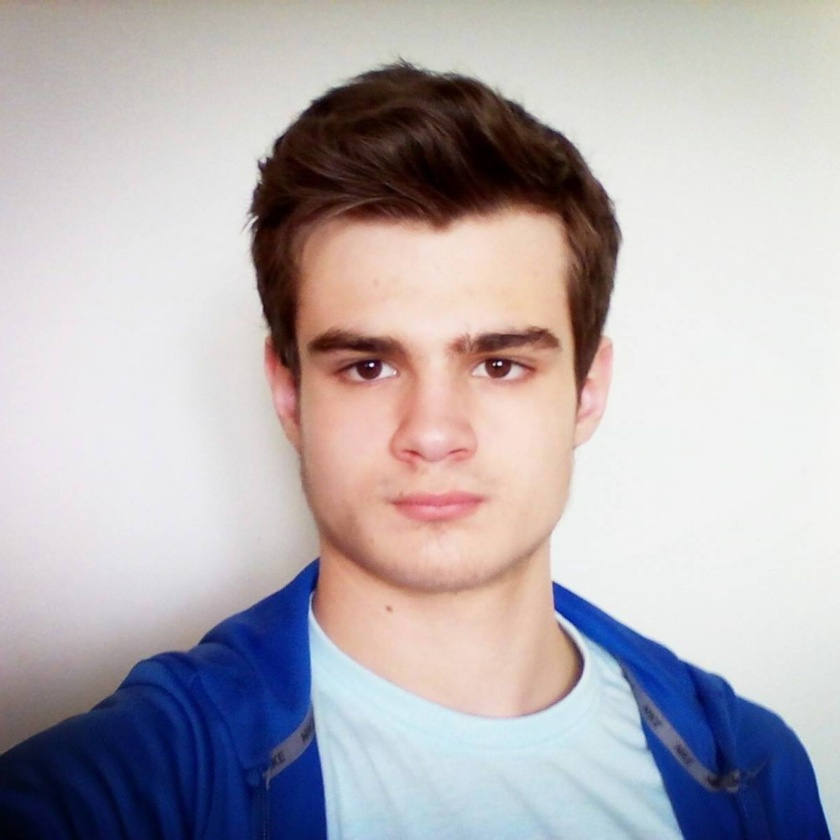
#> input picture data/adam.jpg, 840 x 840 px, shrunk from 1000 x 1000 before the run
$ python luminance_gradient_pca.py   (older library calls are emulated)
#> lines starting #> are read from the running program, lines starting #| are printed output that depends on the picture
import cv2
import numpy as np
from scipy import stats


def get_luminance(img):
    img = cv2.cvtColor(img, cv2.COLOR_BGR2RGB)
    img = img.astype(np.float32) / 255.0
    R = img[:, :, 0]
    G = img[:, :, 1]
    B = img[:, :, 2]
    L = 0.2126 * R + 0.7152 * G + 0.0722 * B
    return L


def compute_gradient_features(L):
    Gx = cv2.Sobel(L, cv2.CV_64F, dx=1, dy=0, ksize=3)
    Gy = cv2.Sobel(L, cv2.CV_64F, dx=0, dy=1, ksize=3)

    Gx_flat = Gx.flatten()
    Gy_flat = Gy.flatten()
    M = np.stack((Gx_flat, Gy_flat), axis=1)

    n = M.shape[0]
    C = (1 / n) * np.dot(M.T, M)  # covariance matrix

    eigvals, _ = np.linalg.eigh(C)
    eigvals = eigvals[::-1]
    l1, l2 = eigvals[:2]
    l1 = max(l1, 1e-10)
    l2 = max(l2, 1e-10)
    rho = l1 / l2  # anisotropy ratio
    kappa = ((l1 - l2) / (l1 + l2)) ** 2  # coherence
    energy = l1 + l2  # gradient energy
    return rho, kappa, energy, l1, l2, Gx, Gy


def compute_frequency_features(L):
    h, w = L.shape

    # FFT (Fast Fourier Transform)
    F = np.fft.fft2(L)
    F_shift = np.fft.fftshift(F)
    magnitude_spectrum = np.abs(F_shift)
    power_spectrum = magnitude_spectrum ** 2

    # Radial profile
    x_center, y_center = w // 2, h // 2
    y, x = np.ogrid[-x_center: h - x_center, -y_center: w - y_center]
    r = np.sqrt(x * x + y * y)
    r = r.astype(int)

    tbin = np.bincount(r.ravel(), power_spectrum.ravel())
    nr = np.bincount(r.ravel())
    radial_profile = tbin / np.maximum(nr, 1)

    # Spectral slope (beta)
    r_axis = np.arange(len(radial_profile))
    mask = (r_axis > 0) & (r_axis < min(h, w) // 2)
    log_r = np.log10(r_axis[mask])
    log_S = np.log10(radial_profile[mask] + 1e-10)
    slope, intercept, r_value, p_value, std_err = stats.linregress(log_r, log_S)
    beta = -slope

    # High frequency ratio (eta)
    cutoff = min(h, w) / 4
    total_energy = np.sum(radial_profile[1:])
    high_freq_energy = np.sum(radial_profile[r_axis > cutoff])
    if total_energy > 0:
        eta = high_freq_energy / total_energy
    else:
        eta = 0.0

    return beta, eta, radial_profile, log_r, log_S, slope, intercept, power_spectrum


img = cv2.imread('../data/adam.jpg')
#> img is the input picture: shape (840, 840, 3); mean B, G, R 179.7, 175.1, 181.1
L = get_luminance(img)
#> in get_luminance, `R = img[:, :, 0]`:
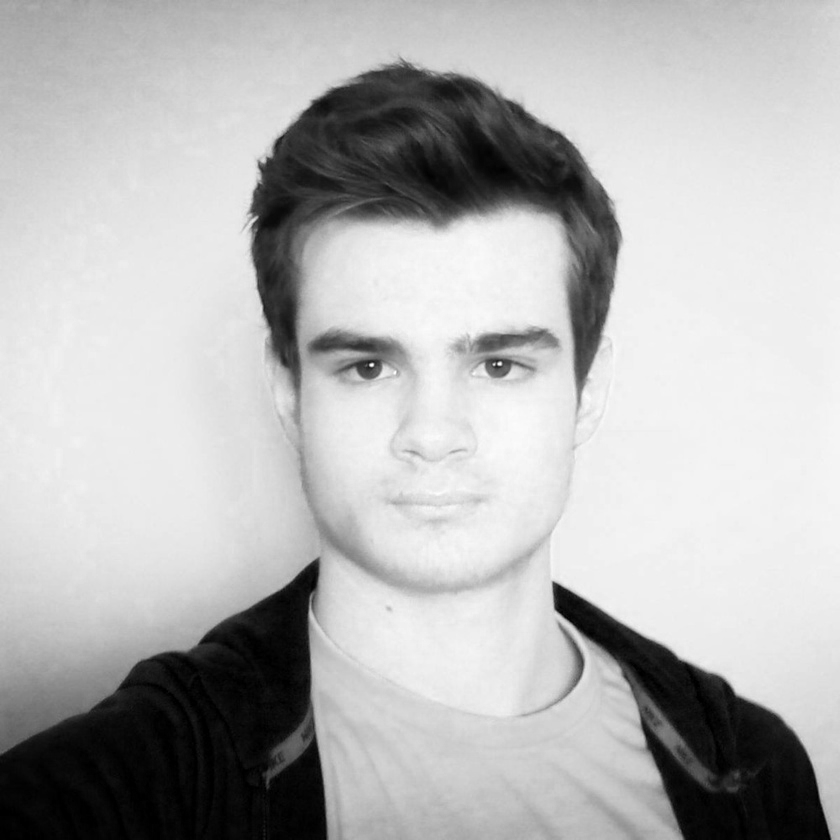
#> R: shape (840, 840) float32; min 0, max 1, mean 0.71
#> in get_luminance, `G = img[:, :, 1]`:
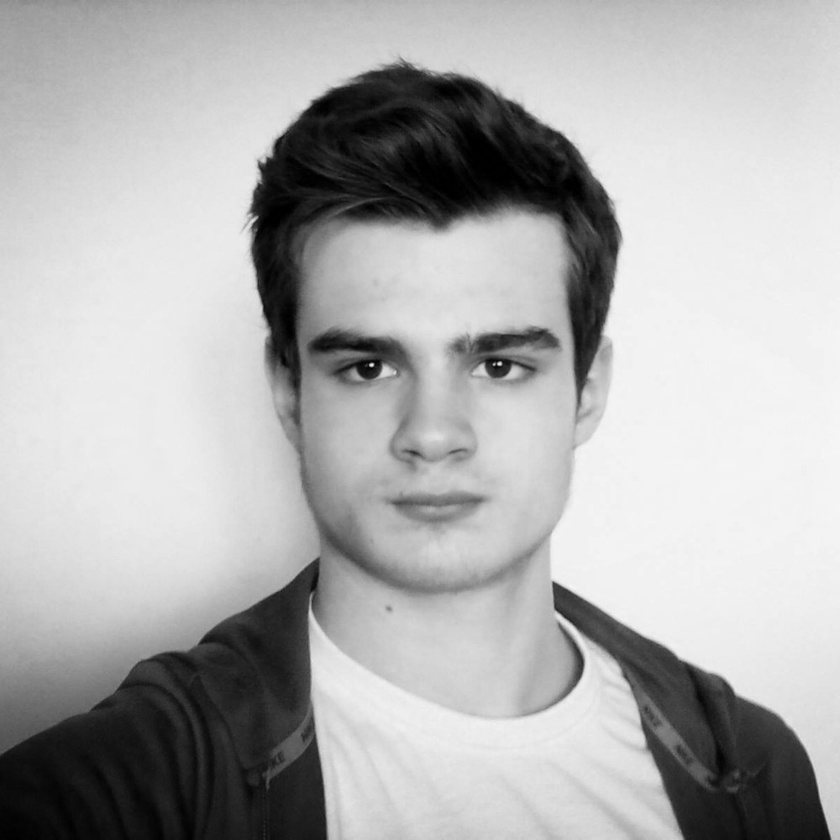
#> G: shape (840, 840) float32; min 0, max 0.973, mean 0.687
#> in get_luminance, `B = img[:, :, 2]`:
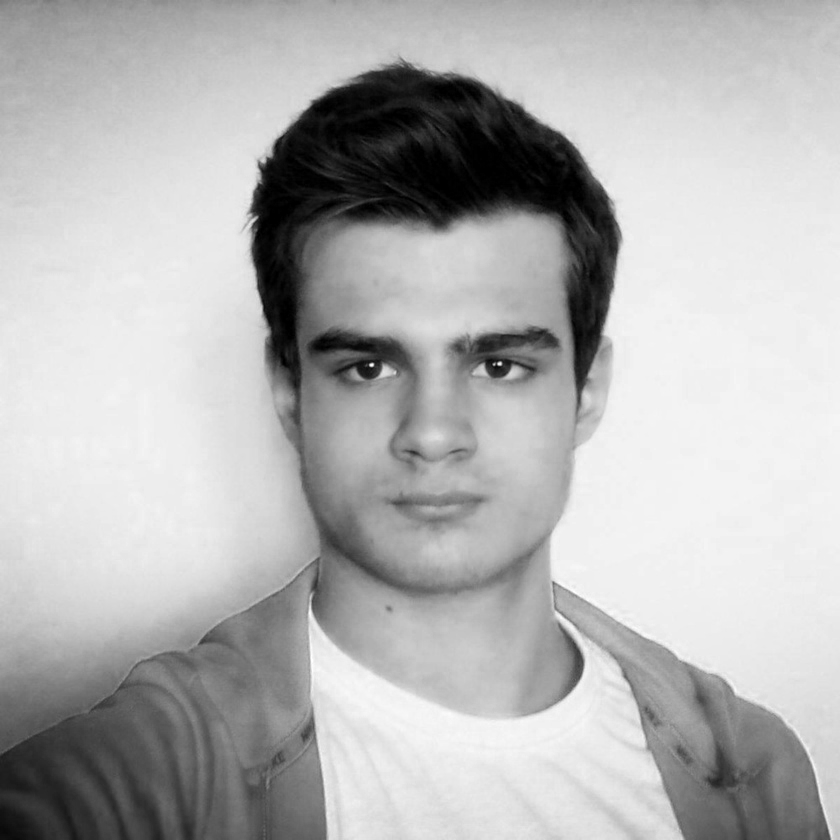
#> B: shape (840, 840) float32; min 0, max 1, mean 0.705
rho = compute_gradient_features(L)[0]
#> in compute_gradient_features, `Gx = cv2.Sobel(L, cv2.CV_64F, dx=1, dy=0, ksize=3)`:
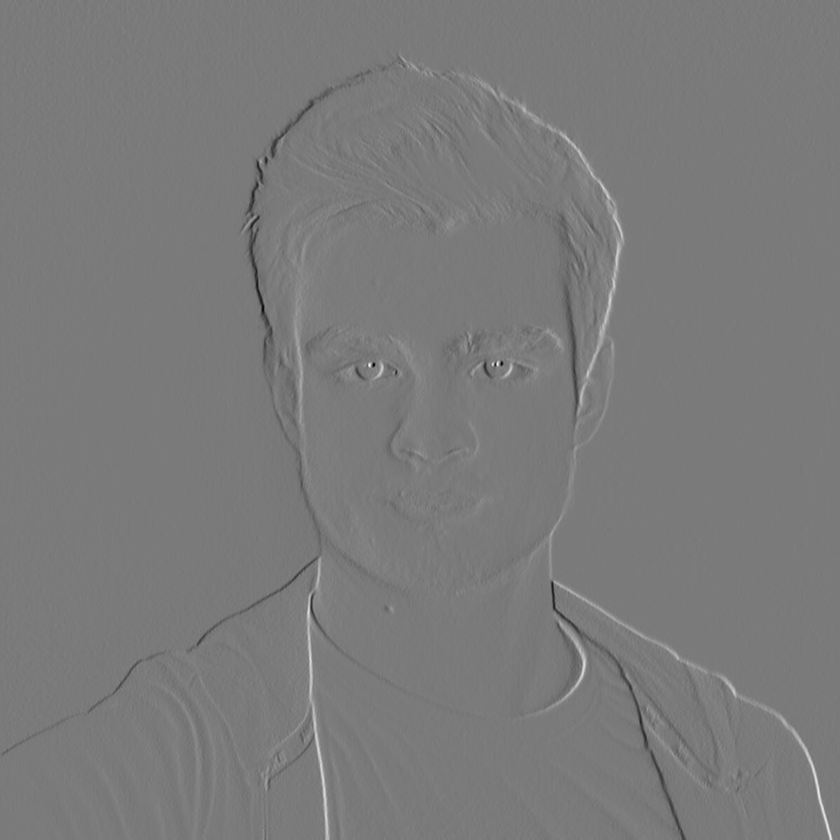
#> Gx: shape (840, 840) float64; min -2.38, max 2.57, mean 0.00207; drawn with min black and max white
#> in compute_gradient_features, `Gy = cv2.Sobel(L, cv2.CV_64F, dx=0, dy=1, ksize=3)`:
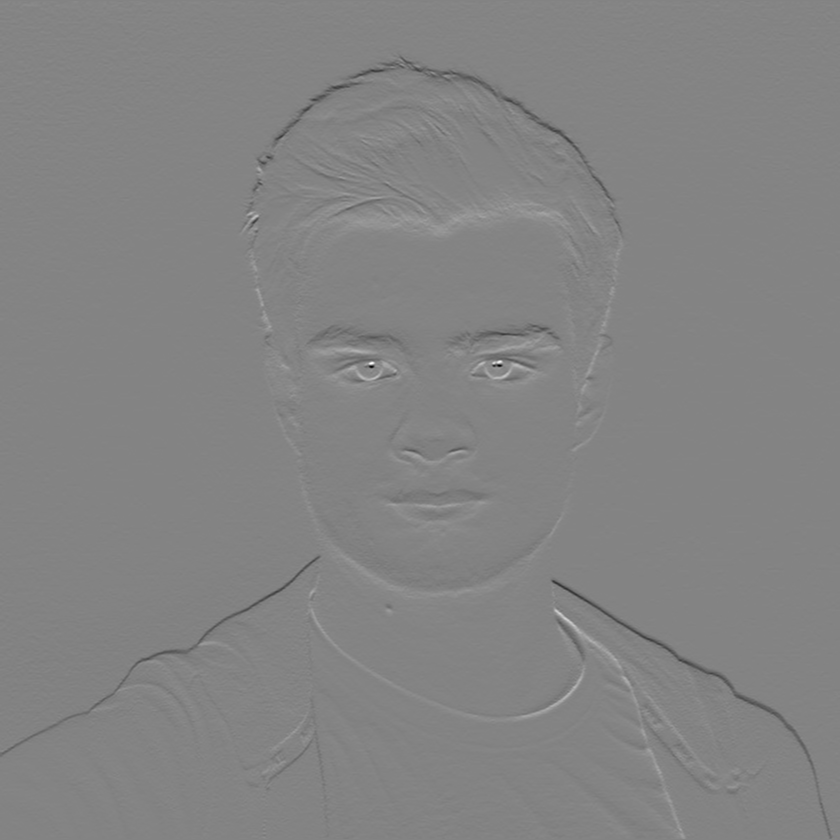
#> Gy: shape (840, 840) float64; min -2.89, max 2.7, mean -0.00299; drawn with min black and max white
#> in compute_gradient_features, `M = np.stack((Gx_flat, Gy_flat), axis=1)`: M = 705600 pairs, first value -2.38 to 2.57, second value -2.89 to 2.7
#> in compute_gradient_features, `C = (1 / n) * np.dot(M.T, M)`: C = [[0.0135, -0.00182], [-0.00182, 0.00969]]
#> in compute_gradient_features, `eigvals, _ = np.linalg.eigh(C)`: eigvals = [0.00896, 0.0142]
#> in compute_gradient_features, `eigvals = eigvals[::-1]`: eigvals = [0.0142, 0.00896]
#> in compute_gradient_features, `l1, l2 = eigvals[:2]`: l1 = 0.0142; l2 = 0.00896
#> in compute_gradient_features, `rho = l1 / l2`: rho = 1.59
#> in compute_gradient_features, `kappa = ((l1 - l2) / (l1 + l2)) ** 2`: kappa = 0.0514
#> in compute_gradient_features, `energy = l1 + l2`: energy = 0.0232
#> rho = 1.59
beta, eta = compute_frequency_features(L)[:2]
#> in compute_frequency_features, `tbin = np.bincount(r.ravel(), power_spectrum.ravel())`: tbin = 594 values, max 2.39e+11 at index 0, min 5.03 at index 592, mean 475265493.9
#> in compute_frequency_features, `radial_profile = tbin / np.maximum(nr, 1)`: radial_profile = 594 values, max 2.39e+11 at index 0, min 0.577 at index 590, mean 407963564.3
#> in compute_frequency_features, `r_axis = np.arange(len(radial_profile))`: r_axis = 594 values from 0 to 593
#> in compute_frequency_features, `log_r = np.log10(r_axis[mask])`: log_r = 419 values from 0 to 2.62
#> in compute_frequency_features, `log_S = np.log10(radial_profile[mask] + 1e-10)`: log_S = 419 values, max 9.32 at index 0, min 1.62 at index 418, mean 2.9
#> in compute_frequency_features, `slope, intercept, r_value, p_value, std_err = stats.linregress(log_r, ..`: slope = -3.27; intercept = 10.08; r_value = -0.999; p_value = 0; std_err = 0.00876
#> in compute_frequency_features, `beta = -slope`: beta = 3.27
#> in compute_frequency_features, `total_energy = np.sum(radial_profile[1:])`: total_energy = 3.19e+09
#> in compute_frequency_features, `high_freq_energy = np.sum(radial_profile[r_axis > cutoff])`: high_freq_energy = 20638.8
#> in compute_frequency_features, `eta = high_freq_energy / total_energy`: eta = 6.47e-06
#> beta = 3.27; eta = 6.47e-06

is_physics_natural = 1.6 <= beta <= 2.6
#> is_physics_natural = False
is_anisotropic = rho > 1.15
#> is_anisotropic = True
is_compressed = eta < 0.01
#> is_compressed = True
is_high_freq_noise = eta > 0.25
#> is_high_freq_noise = False

score = 0
reasons = []
if is_physics_natural:
    score += 1
else:
    print("Spectral Slope (Beta) deviates from natural light physics.")
if is_anisotropic:
    score += 1
else:
    print("Gradient field is Isotropic (lacks directional coherence).")
if is_high_freq_noise:
    score -= 10
    print("High-frequency energy is excessive (Diffusion artifacts).")

if is_compressed and is_physics_natural:
    print("REAL (Compressed)")
    print("Light physics (Beta) is correct. The lack of fine details is likely due to compression, not AI generation.")
elif score == 2:
    print("LIKELY REAL")
    print("Image passes all physical and structural tests.")
elif score == 1:
    print("UNCERTAIN / HYBRID")
    print("Image is ambiguous: passes some but not all natural image tests.")
else:
    print("LIKELY SYNTHETIC (AI)")
    print("Image fails key natural image tests. " + (" ".join(reasons) if reasons else ""))
